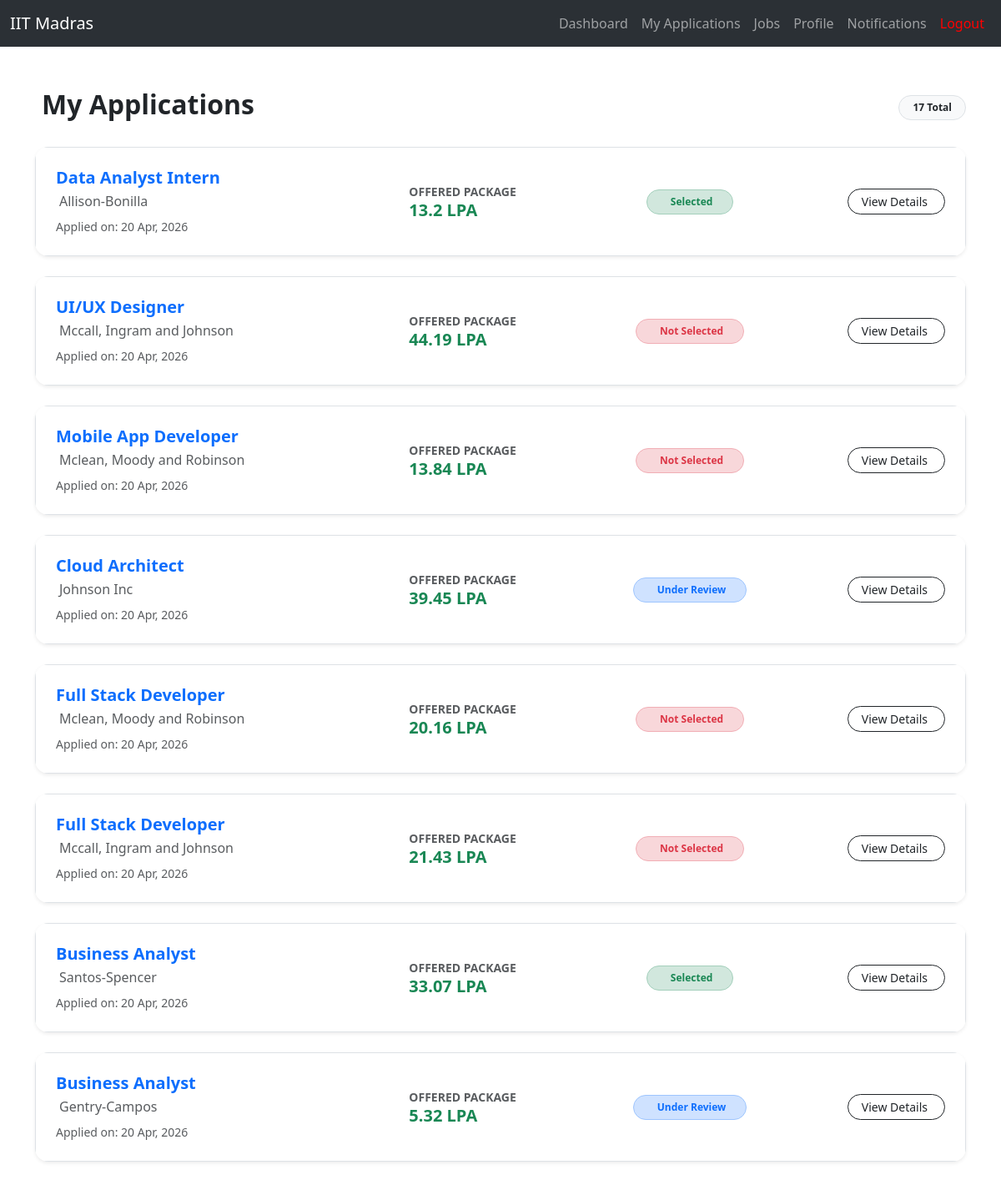
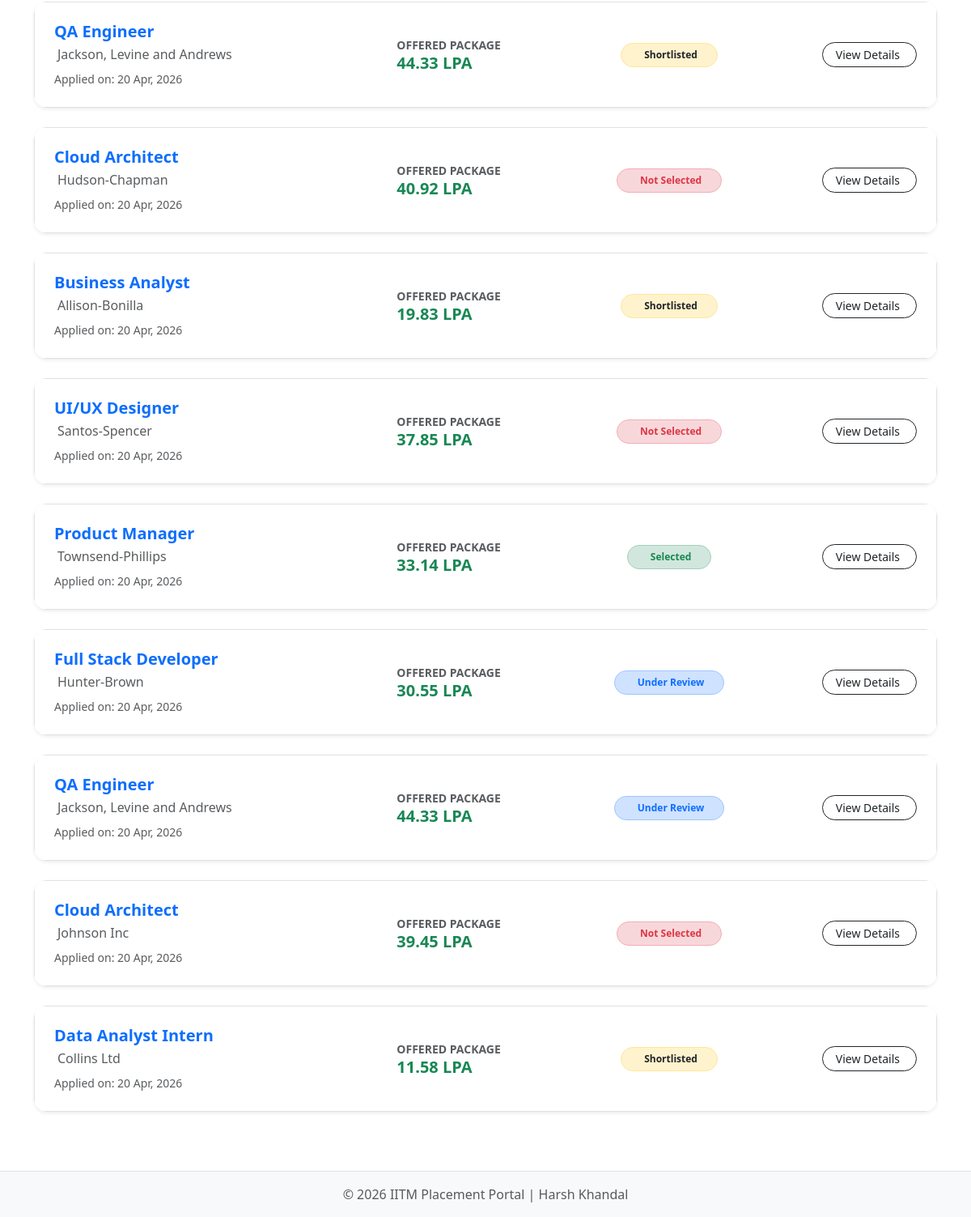
/applications (signed in), run on the app's committed database (2 pictures, top to bottom).
### main/models/application.py (models this page shows)
class Application(db.Model):
    __tablename__='application'
    id = db.Column(db.Integer, primary_key=True)
    student_id = db.Column(db.Integer, db.ForeignKey('student.id'), nullable=False)
    drive_id = db.Column(db.Integer, db.ForeignKey('drive.id'), nullable=False)
    applied_at = db.Column(db.DateTime, default=db.func.now())
    status = db.Column(db.String(20)) # Applied / Shortlisted / Selected / Rejected
    student_details = db.relationship("Student", backref=db.backref("stu_application"))
    drive_details = db.relationship("Drive", backref=db.backref("job_application"))

### main/models/drive.py (models this page shows)
class Drive(db.Model):
    __tablename__='drive'
    id = db.Column(db.Integer, primary_key=True)
    company_id = db.Column(db.Integer, db.ForeignKey('company.id'), nullable=False)
    title = db.Column(db.String(30), nullable=False)
    description = db.Column(db.Text)
    requirements = db.Column(db.Text)
    package = db.Column(db.Float)
    deadline = db.Column(db.Date)
    status = db.Column(db.String(20), default='pending', nullable=False) # Values : pending, approved, rejected and closed
    company_details = db.relationship("Company", backref=db.backref("jobs"))

### main/models/company.py (models this page shows)
class Company(db.Model):
    __tablename__='company'
    id = db.Column(db.Integer, primary_key=True)
    user_id = db.Column(db.Integer, db.ForeignKey('users.id'), nullable=False)
    name = db.Column(db.String(25))
    logo = db.Column(db.String(255), default='default_logo.png')
    industry = db.Column(db.String(50))
    short_desc = db.Column(db.String(255))
    description = db.Column(db.Text)
    location = db.Column(db.String(100))
    hr_contact = db.Column(db.String(30))
    email = db.Column(db.String(100))
    employees_count = db.Column(db.String(20))
    website = db.Column(db.String(75))
    status = db.Column(db.String(20), default='pending') # Previously it was is_approved(Boolean), now converted to status, Possible Values: pending, approved, rejected, blacklisted
    user = db.relationship("Users", backref=db.backref("company_data", uselist=False))

### main/routes/student.py (the view)
@student.route("/applications")
@login_required
@student_required
def applications():
    student = current_user.student_data
    apps = Application.query.filter_by(student_id=student.id).order_by(Application.applied_at.desc()).all()
    return render_template('student/applications.html', applications=apps)

### main/__init__.py (called while the page is built)
def create_app():
    app=Flask(__name__)
    app.config['SQLALCHEMY_DATABASE_URI'] = 'sqlite:///placement.db'
    db.init_app(app)
    app.config['SECRET_KEY'] = 'Harsh_K_12345'
    login_manager = LoginManager()
    login_manager.login_view = 'auth.login'
    login_manager.init_app(app)
    app.register_blueprint(auth, url_prefix='/')
    app.register_blueprint(student, url_prefix='/')
    app.register_blueprint(admin, url_prefix='/admin')
    app.register_blueprint(company, url_prefix='/company')
    @login_manager.user_loader
    def load_user(user_id):
        return Users.query.get(int(user_id))
    return app

### main/templates/student/applications.html (shortened to what this page needs)
{% extends "base.html" %}
{% block content %}
<div class="container mt-4 mb-5">
    <div class="d-flex justify-content-between align-items-center mb-4">
        <h2 class="fw-bold text-dark">My Applications</h2>
        <span class="badge bg-light text-dark border px-3 py-2 rounded-pill">{{ applications|length }} Total</span>
    </div>
    <div class="row g-4">
        {% for app in applications %}
        <div class="col-12">
            <div class="card shadow-sm border-0 rounded-4 overflow-hidden hover-shadow transition">
                <div class="card-body p-4 border">
                    <div class="row align-items-center">
                        <div class="col-md-4">
                            <h5 class="fw-bold mb-1 text-primary"><a href="{{ url_for('student.job_view', drive_id=app.drive_id) }}" style="text-decoration: none;">{{ app.drive_details.title }}</a></h5>
                            <p class="text-muted mb-0"> {{ app.drive_details.company_details.name }}</p>
                            <small class="text-muted mt-2 d-block">Applied on: {{ app.applied_at.strftime('%d %b, %Y') }}</small>
                        </div>
                        <div class="col-md-3 text-md-center mt-3 mt-md-0">
                            <div class="d-inline-block text-start">
                                <div class="small text-muted fw-bold text-uppercase">Offered Package</div>
                                <div class="h5 mb-0 text-success fw-bold">{{ app.drive_details.package }} LPA</div>
                            </div>
                        </div>
                        <div class="col-md-3 text-md-center mt-3 mt-md-0">
                            {% if app.status == 'applied' %}
                                <span class="badge bg-primary-subtle text-primary border border-primary-subtle px-4 py-2 rounded-pill">
                                     Under Review
                                </span>
                            {% elif app.status == 'shortlisted' %}
                                <span class="badge bg-warning-subtle text-dark border border-warning-subtle px-4 py-2 rounded-pill">
                                     Shortlisted
                                </span>
                            {% elif app.status == 'selected' %}
                                <span class="badge bg-success-subtle text-success border border-success-subtle px-4 py-2 rounded-pill">
                                     Selected
                                </span>
                            {% elif app.status == 'rejected' %}
                                <span class="badge bg-danger-subtle text-danger border border-danger-subtle px-4 py-2 rounded-pill">
                                     Not Selected
                                </span>
                            {% endif %}
                        </div>
                        <div class="col-md-2 text-md-end mt-3 mt-md-0">
                            <a href="{{ url_for('student.job_view', drive_id=app.drive_id) }}" class="btn btn-outline-dark btn-sm rounded-pill px-3">
                                View Details
                            </a>
                        </div>
                    </div>
                </div>
            </div>
        </div>
        {% endfor %}
    </div>
</div>
{% endblock %}

### main/templates/base.html (shortened to what this page needs)
<!DOCTYPE html>
<html lang="en">
<head>
    <link rel="stylesheet" href="{{ url_for('static', filename='css/style.css') }}">
    <link rel="stylesheet" href="{{ url_for('static', filename='css/bootstrap.min.css') }}">
</head>
<body class="d-flex flex-column min-vh-100">
    <header>
        <nav class="navbar navbar-expand-lg bg-body-tertiary" data-bs-theme="dark">
        <div class="container-fluid">
            <a class="navbar-brand" href="/">IIT Madras</a>
            <div class="collapse navbar-collapse" id="navbarNavDropdown" style="justify-content: right;">
            <ul class="navbar-nav">
                {% if current_user.is_authenticated %}
                    {% if current_user.role == 'student' %}
                        <li class="nav-item">
                        <a class="nav-link" href="{{ url_for('student.student_dash') }}">Dashboard</a>
                        </li>
                        <li class="nav-item">
                        <a class="nav-link" href="{{ url_for('student.applications') }}">My Applications</a>
                        </li>
                        <li class="nav-item">
                        <a class="nav-link" href="{{ url_for('student.jobs') }}">Jobs</a>
                        </li>
                        <li class="nav-item">
                        <a class="nav-link" href="{{ url_for('student.profile') }}">Profile</a>
                        </li>
                        <li class="nav-item">
                        <a class="nav-link" href="{{ url_for('student.notifications') }}">Notifications</a>
                        </li>
                        <li class="nav-item">
                        <a class="nav-link" href="{{ url_for('auth.logout') }}" style="color: red;">Logout</a>
                        </li>
                    {% endif %}
                {% endif %}
            </ul>
            </div>
        </div>
        </nav>
    </header>
    <main class="flex-grow-1">
        {% block content %}
        {% endblock %}
    </main>
    <footer class="py-3 border-top bg-light">
        <div class="container text-center">
            <span class="text-muted">© 2026 IITM Placement Portal | Harsh Khandal</span>
        </div>
    </footer>
</body>
</html>

### main/static/css/style.css (style rules this page uses)
main { margin-left: 25px; margin-right: 25px; margin-top: 10px; margin-bottom: 25px; }
.transition { transition: all 0.3s ease; }

### data on the page
Application: drive_details "Data Analyst Intern", drive_details.company_details.name "Allison-Bonilla", applied_at "20 Apr, 2026", drive_details.package "13.2", status "Selected"
Application: drive_details "UI/UX Designer", drive_details.company_details.name "Mccall, Ingram and Johnson", applied_at "20 Apr, 2026", drive_details.package "44.19", status "Not Selected"
Application: drive_details "Mobile App Developer", drive_details.company_details.name "Mclean, Moody and Robinson", applied_at "20 Apr, 2026", drive_details.package "13.84", status "Not Selected"
Application: drive_details "Cloud Architect", drive_details.company_details.name "Johnson Inc", applied_at "20 Apr, 2026", drive_details.package "39.45", status "Under Review"
Application: drive_details "Full Stack Developer", drive_details.company_details.name "Mclean, Moody and Robinson", applied_at "20 Apr, 2026", drive_details.package "20.16", status "Not Selected"
Application: drive_details "Full Stack Developer", drive_details.company_details.name "Mccall, Ingram and Johnson", applied_at "20 Apr, 2026", drive_details.package "21.43", status "Not Selected"
Application: drive_details "Business Analyst", drive_details.company_details.name "Santos-Spencer", applied_at "20 Apr, 2026", drive_details.package "33.07", status "Selected"
Application: drive_details "Business Analyst", drive_details.company_details.name "Gentry-Campos", applied_at "20 Apr, 2026", drive_details.package "5.32", status "Under Review"
Application: drive_details "QA Engineer", drive_details.company_details.name "Jackson, Levine and Andrews", applied_at "20 Apr, 2026", drive_details.package "44.33", status "Shortlisted"
Application: drive_details "Cloud Architect", drive_details.company_details.name "Hudson-Chapman", applied_at "20 Apr, 2026", drive_details.package "40.92", status "Not Selected"
Application: drive_details "Business Analyst", drive_details.company_details.name "Allison-Bonilla", applied_at "20 Apr, 2026", drive_details.package "19.83", status "Shortlisted"
Application: drive_details "UI/UX Designer", drive_details.company_details.name "Santos-Spencer", applied_at "20 Apr, 2026", drive_details.package "37.85", status "Not Selected"
Application: drive_details "Product Manager", drive_details.company_details.name "Townsend-Phillips", applied_at "20 Apr, 2026", drive_details.package "33.14", status "Selected"
Application: drive_details "Full Stack Developer", drive_details.company_details.name "Hunter-Brown", applied_at "20 Apr, 2026", drive_details.package "30.55", status "Under Review"
Application: drive_details "QA Engineer", drive_details.company_details.name "Jackson, Levine and Andrews", applied_at "20 Apr, 2026", drive_details.package "44.33", status "Under Review"
Application: drive_details "Cloud Architect", drive_details.company_details.name "Johnson Inc", applied_at "20 Apr, 2026", drive_details.package "39.45", status "Not Selected"
Application: drive_details "Data Analyst Intern", drive_details.company_details.name "Collins Ltd", applied_at "20 Apr, 2026", drive_details.package "11.58", status "Shortlisted"

### other printed values
{{ applications|length }} "17"
